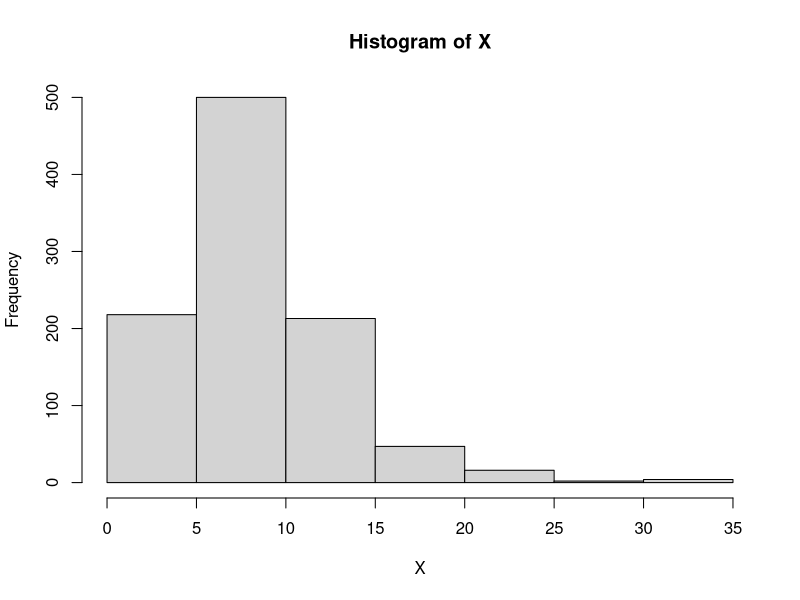

The R source for this figure:

################ DEFINE FUNCTIONS #######################

#expit function
expit <- function(x) { exp(x)/(1+exp(x)) }

#simulate data function 
sim <- function(time.grid.lower,  time.grid.upper,  time.step ,  sample.size,  exposure.duration,  frailty.mean,  frailty.sd ,  oddsratio.exposure,  oddsratio.X,  odds.baseline,  exposure.probability ) {
  
  #create time grid 
  time.grid <- seq(time.grid.lower,time.grid.upper,  time.step)
  time.grid.length = length(time.grid)
  
  #lav pre-study frailty 
  X = rlnorm(n= sample.size,  mean = frailty.mean,  sd = frailty.sd)
  
  #data matrix initialization
  E = matrix( numeric(sample.size*time.grid.length),  ncol = time.grid.length)
  Y = matrix( numeric(sample.size*time.grid.length),  ncol = time.grid.length)
  
  #linear prediction based on frailty and baseline risk 
  lin.pred = log(oddsratio.X)*X + log(odds.baseline)
  
  #simulate data
  for (j in time.grid) { 
    if (j>= exposure.duration) {
     print(j)
      
     #draw exposure 
     E[,j+1] <- rbinom(sample.size,  size=1, exposure.probability)
     
     #reset exposure to 0 for already exposed
     has.exposure = rowSums(E)
     E[has.exposure == 1, j+1] <- 0 #reset exp to 0 for prev exposed
     
     #update linear predictor ift exposed or not
     current.exposure = rowSums(E[,(j+1-exposure.duration):(j+1)])
     current.lin.pred = lin.pred + log(oddsratio.exposure)*current.exposure
    
     #update outcomes 
     Y[,j+1] <- rbinom(sample.size,size=1,expit(current.lin.pred))
    }
  }
  
  #plot pt frailty distribution
  hist(X)
  
  #return data in a list with E and Y 
  return.list = list("E"=E, "Y"=Y)
  return(return.list) 
}


################ RUN SIMULATIONS  #######################

#run sim 1
sim1 = sim( 0,   #time.grid.lower
        40,      #time.grid.upper
         1,      #time.step
         1000,   #sample.size
         2,      #exposure.duration
         2,      #frailty.mean 
         0.5,    #frailty.sd
         1,      #oddsratio.exposure
         1.05,   #oddsratio.X (odds associeret med comorbs/frailty)
         0.001,  #odds.baseline aka baseline risk 
         0.1     #exposure.probability 
)
